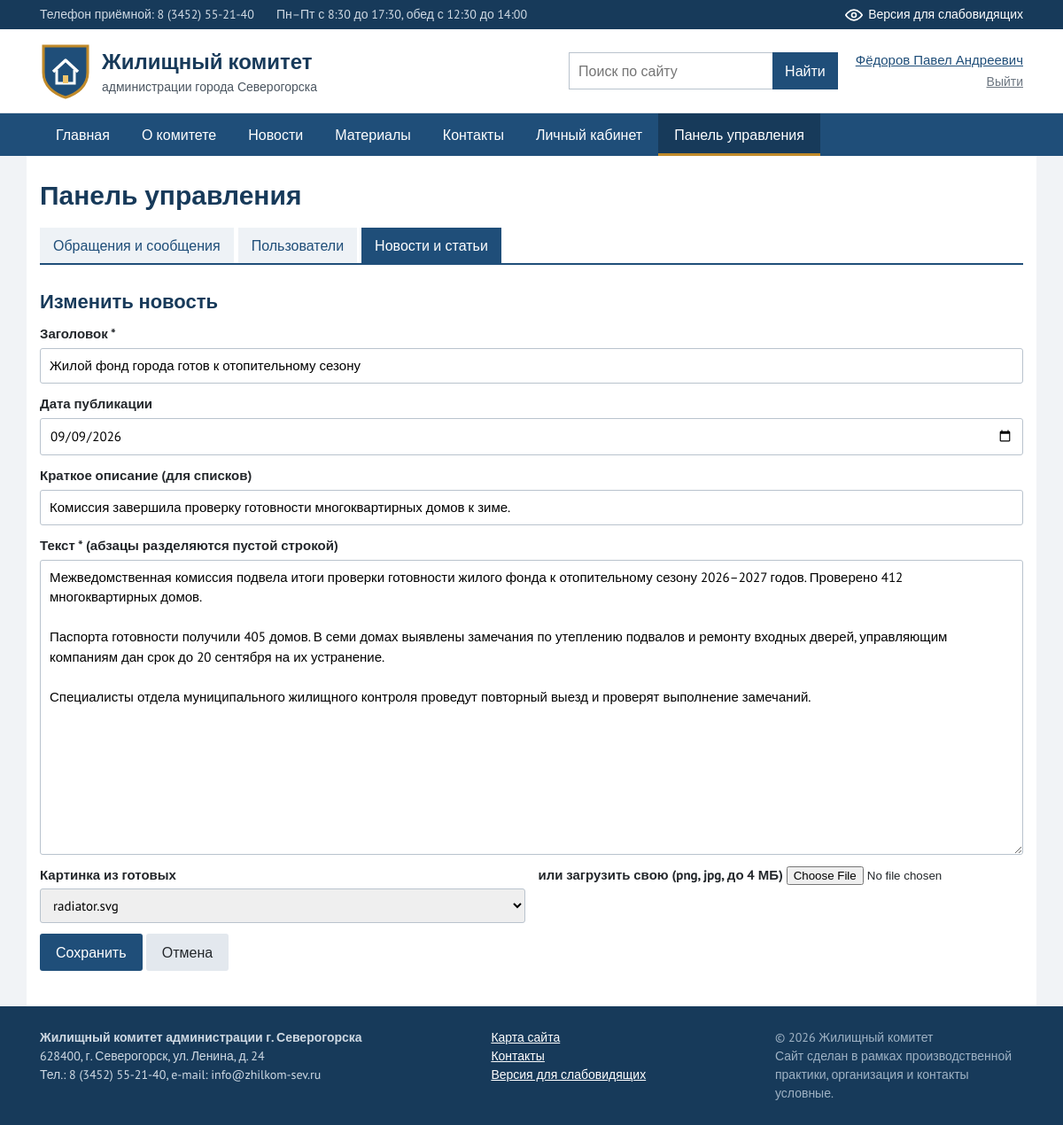
Screenshot of /panel/news/2/edit (signed in) with the database file from the repository.
### models.py (models this page shows, shortened)
class User(db.Model):
    __tablename__ = 'users'
    id = db.Column(db.Integer, primary_key=True)
    login = db.Column(db.String(50), unique=True, nullable=False)
    password_hash = db.Column(db.String(255), nullable=False)
    fio = db.Column(db.String(150), nullable=False)
    email = db.Column(db.String(120))
    phone = db.Column(db.String(30))
    address = db.Column(db.String(200))
    role = db.Column(db.String(20), default='resident')
    active = db.Column(db.Boolean, default=True)
    created_at = db.Column(db.DateTime, default=datetime.now)
    @property
    def is_staff(self):
        return self.role in ('admin', 'employee')

class News(db.Model):
    __tablename__ = 'news'
    id = db.Column(db.Integer, primary_key=True)
    title = db.Column(db.String(200), nullable=False)
    summary = db.Column(db.String(300))
    body = db.Column(db.Text, nullable=False)
    image = db.Column(db.String(200))
    created_at = db.Column(db.DateTime, default=datetime.now)

### app.py (the view, shortened to what this page needs)
@app.route('/panel/<kind>/new', methods=['GET', 'POST'])
@app.route('/panel/<kind>/<int:item_id>/edit', methods=['GET', 'POST'])
@staff_required
def content_form(kind, item_id=None):
    Model = get_model(kind)
    item = db.get_or_404(Model, item_id) if item_id else None
    categories = Category.query.order_by(Category.id).all()
    form = {}
    if item:
        form = {'title': item.title, 'summary': item.summary, 'body': item.body,
                'image': item.image, 'date': item.created_at.strftime('%Y-%m-%d'),
                'category_id': getattr(item, 'category_id', None)}
    return render_template('panel/content_form.html', kind=kind, item=item, form=form,
                           categories=categories, images=art_images())

### app.py (called while the page is built)
def get_user():
    if 'user' not in g:
        g.user = None
        if session.get('user_id'):
            g.user = db.session.get(User, session['user_id'])
    return g.user

def staff_required(f):
    @wraps(f)
    def wrapper(*args, **kwargs):
        user = get_user()
        if user is None:
            return redirect(url_for('login', next=request.path))
        if not user.is_staff:
            abort(403)
        return f(*args, **kwargs)
    return wrapper

def art_images():
    folder = os.path.join(BASE_DIR, 'static', 'img', 'art')
    return sorted('img/art/' + f for f in os.listdir(folder))

@app.context_processor
def inject_globals():
    return {
        'current_user': get_user(),
        'menu_categories': Category.query.order_by(Category.id).all(),
        'vision': session.get('vision', False),
        'v': session.get('v', VISION_DEFAULT),
        'roles': ROLES,
        'statuses': STATUSES,
        'year': datetime.now().year,
    }

def get_model(kind):
    if kind == 'news':
        return News
    if kind == 'article':
        return Article
    abort(404)

### templates/panel/content_form.html (shortened to what this page needs)
{% extends 'base.html' %}
{% set what = 'новость' if kind == 'news' else 'статью' %}
{% block content %}
<h1 class="page-title">Панель управления</h1>
{% include 'panel/_nav.html' %}
<h2>{{ 'Изменить ' ~ what if item else 'Добавить ' ~ what }}</h2>
<form method="post" enctype="multipart/form-data" class="form">
    <label>Заголовок *
        <input type="text" name="title" value="{{ form.get('title') or '' }}" required maxlength="200">
    </label>
    <label>Дата публикации
        <input type="date" name="date" value="{{ form.get('date') or '' }}">
    </label>
    <label>Краткое описание (для списков)
        <input type="text" name="summary" value="{{ form.get('summary') or '' }}" maxlength="300">
    </label>
    <label>Текст * (абзацы разделяются пустой строкой)
        <textarea name="body" rows="14" required>{{ form.get('body') or '' }}</textarea>
    </label>
    <div class="form-row">
        <label>Картинка из готовых
            <select name="image">
                {% for img in images %}
                <option value="{{ img }}" {{ 'selected' if form.get('image') == img }}>{{ img.split('/')[-1] }}</option>
                {% endfor %}
            </select>
        </label>
        <label>или загрузить свою (png, jpg, до 4 МБ)
            <input type="file" name="image_file" accept="image/*">
        </label>
    </div>
    <button type="submit" class="btn">Сохранить</button>
    <a href="{{ url_for('panel_content') }}" class="btn btn-grey">Отмена</a>
</form>
{% endblock %}

### templates/base.html (shortened to what this page needs)
<!DOCTYPE html>
<html lang="ru">
<head>
    <link rel="stylesheet" href="{{ url_for('static', filename='css/style.css') }}">
</head>
{% set ep = request.endpoint %}
<body class="{% if vision %}vision size-{{ v.size }} scheme-{{ v.scheme }} img-{{ v.img }} space-{{ v.space }}{% endif %}">
<div class="topbar">
    <div class="container topbar-inner">
        <span>Телефон приёмной: 8 (3452) 55-21-40</span>
        <span>Пн–Пт с 8:30 до 17:30, обед с 12:30 до 14:00</span>
        {% if not vision %}
        <a href="{{ url_for('vision_on') }}" class="eye-link">
            <img src="{{ url_for('static', filename='img/eye.svg') }}" alt="" width="20" height="20">
            Версия для слабовидящих
        </a>
        {% endif %}
    </div>
</div>
<header class="header">
    <div class="container header-inner">
        <a href="{{ url_for('index') }}" class="logo">
            <img src="{{ url_for('static', filename='img/logo.svg') }}" alt="Логотип комитета" width="58" height="64">
            <span class="logo-text">
                <b>Жилищный комитет</b>
                администрации города Северогорска
            </span>
        </a>
        <form class="header-search" action="{{ url_for('search') }}" method="get">
            <input type="text" name="q" placeholder="Поиск по сайту" value="{{ q if q else '' }}" aria-label="Поиск по сайту">
            <button type="submit">Найти</button>
        </form>
        <div class="header-user">
            {% if current_user %}
                <a href="{{ url_for('cabinet') }}">{{ current_user.fio }}</a>
                <a href="{{ url_for('logout') }}" class="small-link">Выйти</a>
            {% else %}
                <a href="{{ url_for('login') }}" class="btn btn-small">Войти</a>
                <a href="{{ url_for('register') }}" class="small-link">Регистрация</a>
            {% endif %}
        </div>
    </div>
</header>
<nav class="menu">
    <div class="container">
        <ul class="menu-list" id="menuList">
            <li><a href="{{ url_for('index') }}" class="{{ 'active' if ep == 'index' }}">Главная</a></li>
            <li><a href="{{ url_for('about') }}" class="{{ 'active' if ep == 'about' }}">О комитете</a></li>
            <li><a href="{{ url_for('news_list') }}" class="{{ 'active' if ep in ('news_list', 'news_item') }}">Новости</a></li>
            <li class="has-sub">
                <a href="{{ url_for('materials') }}" class="{{ 'active' if ep in ('materials', 'category', 'article') }}">Материалы</a>
            </li>
            <li><a href="{{ url_for('contacts') }}" class="{{ 'active' if ep == 'contacts' }}">Контакты</a></li>
            {% if current_user %}
            <li><a href="{{ url_for('cabinet') }}" class="{{ 'active' if ep in ('cabinet', 'appeal') }}">Личный кабинет</a></li>
                {% if current_user.is_staff %}
                <li><a href="{{ url_for('panel') }}" class="{{ 'active' if ep and (ep.startswith('panel') or ep.startswith('user_') or ep.startswith('content_')) }}">Панель управления</a></li>
                {% endif %}
            {% endif %}
        </ul>
    </div>
</nav>
<main class="container main">
    {% block content %}{% endblock %}
</main>
<footer class="footer">
    <div class="container footer-inner">
        <div>
            <b>Жилищный комитет администрации г. Северогорска</b><br>
            628400, г. Северогорск, ул. Ленина, д. 24<br>
            Тел.: 8 (3452) 55-21-40, e-mail: info@zhilkom-sev.ru
        </div>
        <div>
            <a href="{{ url_for('sitemap') }}">Карта сайта</a><br>
            <a href="{{ url_for('contacts') }}">Контакты</a><br>
            {% if vision %}
            <a href="{{ url_for('vision_off') }}">Обычная версия сайта</a>
            {% else %}
            <a href="{{ url_for('vision_on') }}">Версия для слабовидящих</a>
            {% endif %}
        </div>
        <div class="footer-note">
            © {{ year }} Жилищный комитет<br>
            Сайт сделан в рамках производственной практики,
            организация и контакты условные.
        </div>
    </div>
</footer>
</body>
</html>

### static/css/style.css (style rules this page uses)
* { box-sizing: border-box; }
body { margin: 0; font-family: 'PT Sans', Arial, sans-serif; font-size: 16px; line-height: 1.5; color: #23272b; background: #f1f3f6; }
a { color: #1f4e79; }
img { max-width: 100%; }
h1, h2, h3 { line-height: 1.25; color: #173a5a; }
h2 { font-size: 22px; margin: 28px 0 12px; }
.container { max-width: 1140px; margin: 0 auto; padding: 0 15px; }
.topbar { background: #173a5a; color: #cfd9e3; font-size: 14px; }
.topbar-inner { display: flex; gap: 25px; align-items: center; padding: 6px 15px; }
.eye-link { margin-left: auto; color: #fff; text-decoration: none; display: flex; align-items: center; gap: 6px; }
.header { background: #fff; border-bottom: 1px solid #d7dde4; }
.header-inner { display: flex; align-items: center; gap: 20px; padding: 15px; }
.logo { display: flex; align-items: center; gap: 12px; text-decoration: none; color: #4a5560; font-size: 14px; }
.logo-text b { display: block; font-size: 24px; color: #173a5a; }
.header-search { margin-left: auto; display: flex; }
.header-search input { width: 230px; padding: 8px 10px; border: 1px solid #b9c3cd; border-right: none; font: inherit; }
.header-search button { padding: 8px 14px; border: none; background: #1f4e79; color: #fff; font: inherit; cursor: pointer; }
.header-user { display: flex; flex-direction: column; align-items: flex-end; gap: 3px; font-size: 15px; }
.small-link { font-size: 14px; color: #6b7580; }
.menu { background: #1f4e79; }
.menu-list { list-style: none; margin: 0; padding: 0; display: flex; flex-wrap: wrap; }
.menu-list > li { position: relative; }
.menu-list a { display: block; padding: 12px 18px; color: #fff; text-decoration: none; }
.menu-list > li > a:hover, .menu-list > li > a.active { background: #173a5a; color: #fff; box-shadow: inset 0 -3px 0 #c08a2a; }
.main { background: #fff; padding-top: 15px; padding-bottom: 40px; min-height: 60vh; }
.page-title { font-size: 30px; margin: 10px 0 18px; }
.btn { display: inline-block; padding: 9px 18px; background: #1f4e79; color: #fff; border: none; border-radius: 3px; text-decoration: none; font: inherit; cursor: pointer; }
.btn-grey { background: #e3e8ee; color: #23272b; }
.form label { display: block; margin-bottom: 12px; font-weight: bold; font-size: 15px; }
.form input[type=text], .form input[type=email], .form input[type=password], .form input[type=date], .form textarea, .form select { display: block; width: 100%; margin-top: 4px; padding: 8px 10px; border: 1px solid #b9c3cd; border-radius: 3px; font: inherit; font-weight: normal; }
.form textarea { resize: vertical; }
.form-row { display: flex; gap: 15px; }
.form-row label { flex: 1; }
.footer { background: #173a5a; color: #cfd9e3; font-size: 14px; }
.footer a { color: #fff; }
.footer-inner { display: flex; justify-content: space-between; gap: 30px; padding: 25px 15px; }
.footer-note { max-width: 280px; color: #9fb2c4; }

### rows the page displays
User: fio "Фёдоров Павел Андреевич"
News: title "Жилой фонд города готов к отопительному сезону", summary "Комиссия завершила проверку готовности многоквартирных домов к зиме.", body "Межведомственная комиссия подвела итоги проверки готовности жилого фонда к отопительному сезону 2026–2027 годов. Проверено 412 многоквартирных домов. Паспорта готовности получили 405 домов. В семи домах выявлены замечания по утеплению подвалов и ремонту входных дверей, управляющим компаниям дан срок до 20 сентября на их устранение. Специалисты отдела муниципального жилищного контроля проведут повторный выезд и проверят выполнение замечаний."

### other values shown
{{ 'Изменить ' ~ what if item else 'Добавить ' ~ what }} "Изменить новость"
form field image "radiator.svg"
